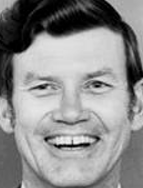
%> input picture image feature/pics/face.png, 143 x 188 px
$ octave demo.m   (GNU Octave 9; MATLAB toolbox functions it lacks are replaced by stand-ins)
%> lines starting %> are read from the running program, lines starting %| are printed output that depends on the picture
### image feature/Haar/integralImage.m
function integral_img = integralImage(img)    % 构建积分图像
[rows,cols] = size(img);
% 积分图像的第一行和第一列应为0（其维度比原图多一行一列）
% 这样可以保证利用索引计算cell中灰度值的和时不会出错
integral_img = zeros(rows+1,cols+1);
for i = 1:rows
    for j = 1:cols
        if i==1 && j==1
            integral_img(i+1,j+1) = img(i,j);
        elseif i==1 && j~=1
            integral_img(i+1,j+1) = integral_img(i+1,j) + img(i,j);
        elseif i~=1 && j==1
            integral_img(i+1,j+1) = integral_img(i,j+1) + img(i,j);
        else
            integral_img(i+1,j+1) = img(i,j) + integral_img(i+1,j) + ...
                integral_img(i,j+1) - integral_img(i,j);
        end
    end
end
end

### image feature/Haar/extractFeatures.m
function [haar_like,counts] = extractFeatures(integral_img,haar_kernel)
[H,W] = size(integral_img);    % 注意这是积分图像的大小，比原图像多一行一列（留心）
counts = zeros(1,numel(haar_kernel));    % 记录每个Haar模板（核）产生的特征矩阵数目
haar_like = [];    % 记录Haar特征值
for haar_kernel_counts = 1:numel(haar_kernel)    % 遍历Haar模板（核）
    [min_h,min_w] = size(haar_kernel{haar_kernel_counts});
    h = min_h*(1:floor(H/min_h));    % Haar窗口窗高的取值（对应行）
    w = min_w*(1:floor(W/min_w));    % Haar窗口窗宽的取值（对应列）
    for i = 1:numel(h)    % 遍历Haar窗高和窗宽的组合
        for j = 1:numel(w)
            op_h = h(i);    % 当前使用的Haar窗口的大小
            op_w = w(j);
            sweep_h = H - op_h;    % Haar窗口沿行、沿列能够扫描的步数
            sweep_w = W - op_w;    % 因为H和W是积分图像的高宽，故不需要加1
            for x = 1:sweep_h    % 每个Haar窗口产生的特征矩阵数目为sweep_h*sweep_w
                for y = 1:sweep_w
                    if isequal(haar_kernel{haar_kernel_counts},[1,-1])
                        white = integral_img(x,y) + integral_img(x+op_h,y+op_w/2) ...
                            - integral_img(x+op_h,y) - integral_img(x,y+op_w/2);
                        black = integral_img(x,y+op_w/2) + integral_img(x+op_h,y+op_w) ...
                            - integral_img(x+op_h,y+op_w/2) - integral_img(x,y+op_w);
                    elseif isequal(haar_kernel{haar_kernel_counts},[-1;1])
                        white = integral_img(x+op_h/2,y) + integral_img(x+op_h,y+op_w) ...
                            - integral_img(x+op_h,y) - integral_img(x+op_h/2,y+op_w);
                        black = integral_img(x,y) + integral_img(x+op_h/2,y+op_w) ...
                            - integral_img(x+op_h/2,y) - integral_img(x,y+op_w);
                    elseif isequal(haar_kernel{haar_kernel_counts},[1,-2,1])
                        white = integral_img(x,y) + integral_img(x+op_h,y+op_w/3) ...
                            - integral_img(x+op_h,y) - integral_img(x,y+op_w/3) ...
                            + integral_img(x,y+2*op_w/3) + integral_img(x+op_h,y+op_w) ...
                            - integral_img(x+op_h,y+2*op_w/3) - integral_img(x,y+op_w);
                        black = 2*(integral_img(x,y+op_w/3) + integral_img(x+op_h,y+2*op_w/3) ...
                            - integral_img(x+op_h,y+op_w/3) - integral_img(x,y+2*op_w/3));
                    elseif isequal(haar_kernel{haar_kernel_counts},[1,-1;-1,1])
                        white = integral_img(x,y) + integral_img(x+op_h/2,y+op_w/2) ...
                            - integral_img(x+op_h/2,y) - integral_img(x,y+op_w/2) ...
                            + integral_img(x+op_h/2,y+op_w/2) + integral_img(x+op_h,y+op_w) ...
                            - integral_img(x+op_h,y+op_w/2) - integral_img(x+op_h/2,y+op_w);
                        black = integral_img(x,y+op_w/2) + integral_img(x+op_h/2,y+op_w) ...
                            - integral_img(x+op_h/2,y+op_w/2) - integral_img(x,y+op_w) ...
                            + integral_img(x+op_h/2,y) + integral_img(x+op_h,y+op_w/2) ...
                            - integral_img(x+op_h,y) - integral_img(x+op_h/2,y+op_w/2);
                    else
                        error("此程序实现的是最早的3类型4形式的Haar特征！");
                    end
                    % 串联所有Haar特征值以构成Haar特征向量
                    haar_like = [haar_like;white - black];
                    counts(haar_kernel_counts) = counts(haar_kernel_counts) + 1;
                end
            end
        end
    end
end
end

### image feature/Haar/demo.m
close all; clear; clc;
img = imread('../pics/face.png');
%> img is the input picture: size 188x143x3 uint8; min 0, max 246, mean 141
if size(img,3) == 3
    img = rgb2gray(img);
%> img: size 188x143 uint8
end
img = double(img);
%> img: size 188x143 double
img = imresize(img,[24,24]);    % 在一个小窗口内提取特征
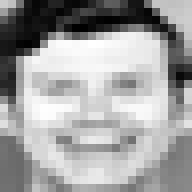
%> img: size 24x24 double (shown 8 times larger); min -6.04, max 226.5, mean 141; drawn with min black and max white
% figure; imshow(img,[]);
% 定义最原始的3种类型4种形式的Haar特征（2001年Viola的论文）
haar_kernel = {[1,-1],[-1;1],[1,-2,1],[1,-1;-1,1]};
tic;
% 计算积分图
integral_img = integralImage(img);
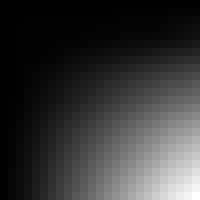
%> integral_img: size 25x25 double (shown 8 times larger); min 0, max 81204.6, mean 17312.4; drawn with min black and max white
% 获取Haar特征值
[haar_like,counts] = extractFeatures(integral_img,haar_kernel);
%> after the loop in extractFeatures, `for haar_kernel_counts = 1:numel(haar_kernel)`: black = 42646.1; counts = [43200 43200 27600 20736]; white = 38558.5
%> counts = [43200 43200 27600 20736]
toc;
total_feature_num = sum(counts);    % Haar特征的总个数
%> total_feature_num = 134736
% 对特征矩阵的数量进行校验
% 对于无45°Haar旋转模板（核）的情况：
% floor(24/1)*floor(24/2)*(24+1-2*(floor(24/2)+1)/2)*(24+1-1*(floor(24/1)+1)/2)
% = 24*12*12*12.5 = 43200 与counts(1)的值完全相等
